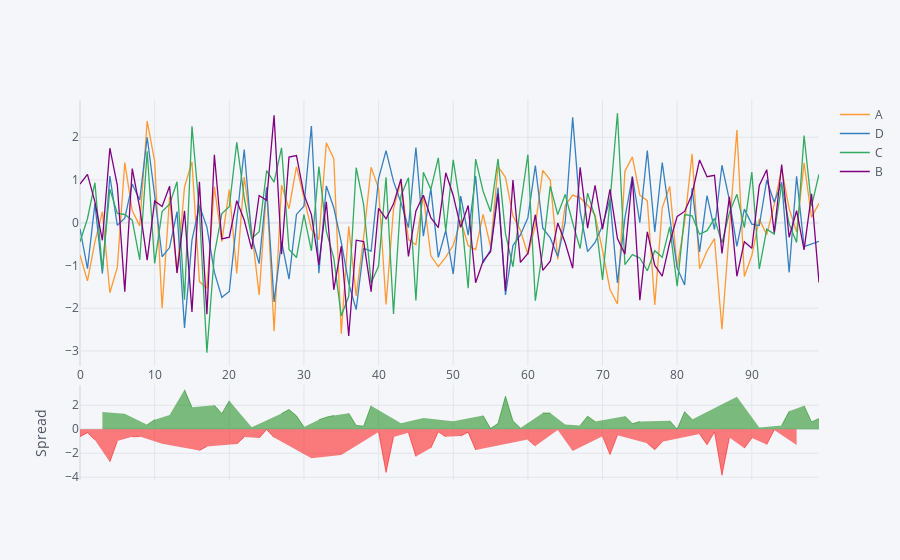

The cell this chart's notebook holds for it:
### Markdown cell above
**Spread plots**

### Code cell
df[['A','D','C','B']].iplot(kind='spread')
